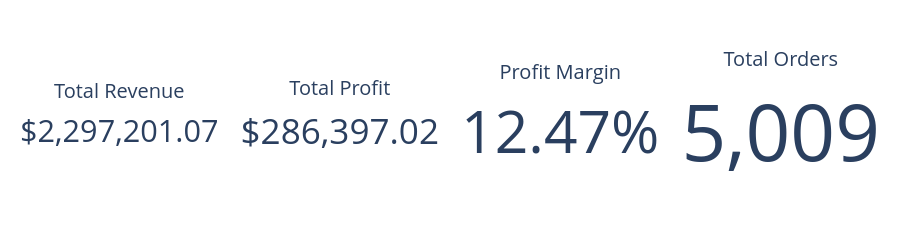

Notebook source saved alongside this figure:
### Code cell
fig = go.Figure()

fig.add_trace(go.Indicator(
    mode="number",
    value=total_revenue,
    title={"text": "Total Revenue"},
    number={"prefix": "$", "valueformat": ",.2f"},
    domain={"row": 0, "column": 0}
))

fig.add_trace(go.Indicator(
    mode="number",
    value=total_profit,
    title={"text": "Total Profit"},
    number={"prefix": "$", "valueformat": ",.2f"},
    domain={"row": 0, "column": 1}
))

fig.add_trace(go.Indicator(
    mode="number",
    value=profit_margin,
    title={"text": "Profit Margin"},
    number={"suffix": "%", "valueformat": ".2f"},
    domain={"row": 0, "column": 2}
))

fig.add_trace(go.Indicator(
    mode="number",
    value=total_orders,
    title={"text": "Total Orders"},
    number={"valueformat": ","},
    domain={"row": 0, "column": 3}
))

fig.update_layout(
    grid={"rows": 1, "columns": 4},
    height=180,
    margin={"l": 20, "r": 20, "t": 40, "b": 20}
)

fig.show()

### Figure 1 — Plotly figure (JSON) as saved in the notebook; plotly's stock layout.template omitted (floating-point values rounded to 4 significant figures)
{"data": [{"domain": {"column": 0, "row": 0}, "mode": "number", "number": {"prefix": "$", "valueformat": ",.2f"}, "title": {"text": "Total Revenue"}, "type": "indicator", "value": 2297000.0}, {"domain": {"column": 1, "row": 0}, "mode": "number", "number": {"prefix": "$", "valueformat": ",.2f"}, "title": {"text": "Total Profit"}, "type": "indicator", "value": 286400.0}, {"domain": {"column": 2, "row": 0}, "mode": "number", "number": {"suffix": "%", "valueformat": ".2f"}, "title": {"text": "Profit Margin"}, "type": "indicator", "value": 12.47}, {"domain": {"column": 3, "row": 0}, "mode": "number", "number": {"valueformat": ","}, "title": {"text": "Total Orders"}, "type": "indicator", "value": 5009}], "layout": {"grid": {"columns": 4, "rows": 1}, "height": 180, "margin": {"b": 20, "l": 20, "r": 20, "t": 40}}}
